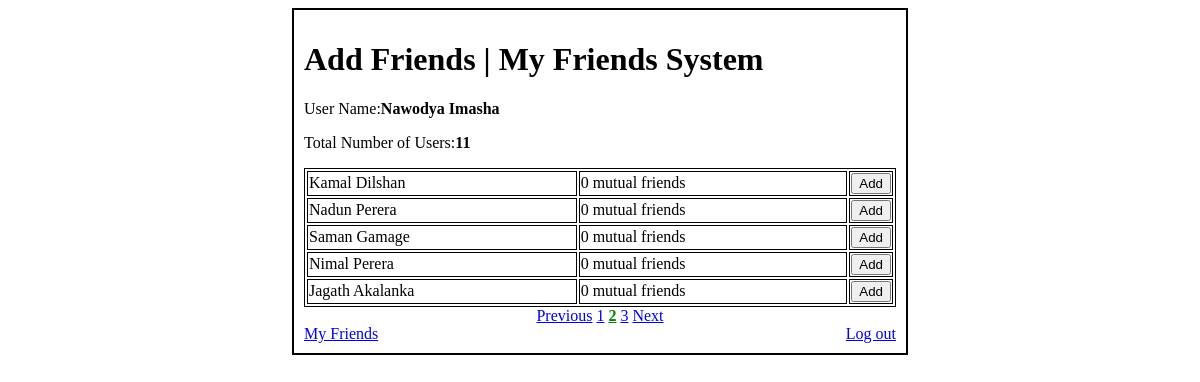
The page /add-friends-view.php?page=2 (signed in) on the database its author committed.
### tables this page shows
CREATE TABLE `user` (
  `id` int(11) NOT NULL AUTO_INCREMENT,
  `name` varchar(255) DEFAULT NULL,
  `email` varchar(255) DEFAULT NULL,
  `password` varchar(32) DEFAULT NULL,
  PRIMARY KEY (`id`)
);

### add-friends-view.php (the view, shortened to what this page needs)
<?php
require("db.php");
$page = isset($_GET['page']) ? $_GET['page'] : 1;
$limit = 5;
$start = ($page - 1) * $limit;
function count_mutual_friends($conn, $user_friends_str, $id)
{
    $sql = "SELECT COUNT(id) AS count from user_friend WHERE id IN ({$user_friends_str}) AND uid = {$id}";
    return $conn->query($sql)->fetch_array()['count'];
}
?>
<!doctype html>
<html lang="en">
<head>
    <link rel="stylesheet" href="style/main.css">
</head>
<body>
<div class="container border-dark">
    <h1>Add Friends | My Friends System</h1>
    <?php
    $uid = $_SESSION['uid'];
    $not_in_ids = array($uid);
    $not_in_ids_str = $str = implode(", ", $not_in_ids);
    $sql = "SELECT COUNT(id) AS count FROM user WHERE id NOT IN ({$not_in_ids_str})";
    $res = $conn->query($sql);
    $count = $res->fetch_array()['count'];
    $num_pages = ceil($count / $limit);
    $sql = "SELECT id,name FROM user WHERE id NOT IN ({$not_in_ids_str}) LIMIT {$start},{$limit}";
    $res = $conn->query($sql);
    ?>
    <p>User Name:<b><?= $_SESSION['name'] ?></b></p>
    <p>Total Number of Users:<b><?= $count ?></b></p>
    <table class="table">
        <?php
        if ($res->num_rows) {
            while ($r = $res->fetch_array()) {
                $mutual_friends = count_mutual_friends($conn, $not_in_ids_str, $r['id']);
                echo "
                       <tr>
                           <td>{$r['name']}</td>
                           <td>{$mutual_friends} mutual friends</td>
                           <td width='30'>
                                <form action='add-friends-view.php'method='post'>
                                    <input type='hidden' name='id' value='{$r['id']}'>
                                    <button type='submit' name='submit'>Add</button>
                                </form>
                            </td>
                        </tr>
                ";
            }
        }
        ?>
    </table>
    <div class="pagination">
        <?php if ($page != 1): ?>
            <a href="<?= $_SERVER['PHP_SELF'] . "?page=" . ($page - 1) ?>">Previous</a>
        <?php endif; ?>
        <?php for ($i = 1; $i <= $num_pages; $i++): ?>
            <?php if ($page == $i): ?>
                <a href="<?= $_SERVER['PHP_SELF'] . "?page=" . ($i) ?>" class="active"><?= $i ?></a>
            <?php else: ?>
                <a href="<?= $_SERVER['PHP_SELF'] . "?page=" . ($i) ?>"><?= $i ?></a>
            <?php endif; ?>
        <?php endfor; ?>
        <?php if ($page != $num_pages): ?>
            <a href="<?= $_SERVER['PHP_SELF'] . "?page=" . ($page + 1) ?>">Next</a>
        <?php endif; ?>
    </div>
    <a href="friends-view.php">My Friends</a>
    <a href="logout.php" style="float: right">Log out</a>
</div>
</body>
</html>

### style/main.css (style rules this page uses)
.container { margin: auto; width: 50%; padding: 10px; }
.border-dark { border: 2px solid black; }
.table { width: 100%; border: solid black 1px; }
.table td { border: solid black 1px; }
.active { color: green; font-weight: bold; }
.pagination { text-align: center; }

### rows shown on the page
user: name "Kamal Dilshan", mutual_friends "0"
user: name "Nadun Perera", mutual_friends "0"
user: name "Saman Gamage", mutual_friends "0"
user: name "Nimal Perera", mutual_friends "0"
user: name "Jagath Akalanka", mutual_friends "0"

### other values the page prints
$_SESSION['name'] "Nawodya Imasha"
$count "11"
